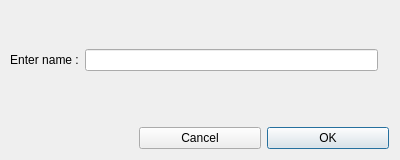
<?xml version="1.0" encoding="UTF-8"?>
<ui version="4.0">
 <class>NewName</class>
 <widget class="QDialog" name="NewName">
  <property name="geometry">
   <rect>
    <x>0</x>
    <y>0</y>
    <width>400</width>
    <height>160</height>
   </rect>
  </property>
  <property name="windowTitle">
   <string>Dialog</string>
  </property>
  <property name="windowIcon">
   <iconset resource="../resources/resources.qrc">
    <normaloff>:/5261910.png</normaloff>:/5261910.png</iconset>
  </property>
  <layout class="QVBoxLayout" name="verticalLayout">
   <item>
    <layout class="QGridLayout" name="gridLayout">
     <item row="1" column="0">
      <widget class="QLabel" name="label">
       <property name="text">
        <string/>
       </property>
      </widget>
     </item>
     <item row="1" column="2">
      <widget class="QPushButton" name="btnOK">
       <property name="text">
        <string>OK</string>
       </property>
      </widget>
     </item>
     <item row="1" column="1">
      <widget class="QPushButton" name="btnCancel">
       <property name="text">
        <string>Cancel</string>
       </property>
      </widget>
     </item>
     <item row="0" column="0" colspan="3">
      <widget class="QWidget" name="widget" native="true">
       <widget class="QWidget" name="gridLayoutWidget_2">
        <property name="geometry">
         <rect>
          <x>-1</x>
          <y>19</y>
          <width>381</width>
          <height>61</height>
         </rect>
        </property>
        <layout class="QGridLayout" name="gridLayout_2">
         <item row="0" column="0">
          <widget class="QLabel" name="label_2">
           <property name="text">
            <string>Enter name :</string>
           </property>
           <property name="alignment">
            <set>Qt::AlignCenter</set>
           </property>
          </widget>
         </item>
         <item row="0" column="1">
          <widget class="QLineEdit" name="name"/>
         </item>
         <item row="0" column="2">
          <widget class="QLabel" name="label_3">
           <property name="text">
            <string/>
           </property>
          </widget>
         </item>
        </layout>
       </widget>
      </widget>
     </item>
    </layout>
   </item>
  </layout>
 </widget>
 <resources>
  <include location="../resources/resources.qrc"/>
  <include location="../resources/resources.qrc"/>
 </resources>
 <connections/>
</ui>
